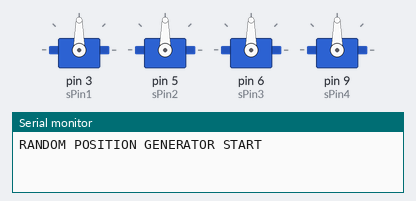
The sketch below on a simulated Arduino Uno, built with avr-gcc and run on an emulated ATmega328P. Parts: 4 × servo, the last lines printed to the serial monitor. Random numbers use the default seed unless the sketch sets one.

Above: at 0.05 s.
At 9.95 s:
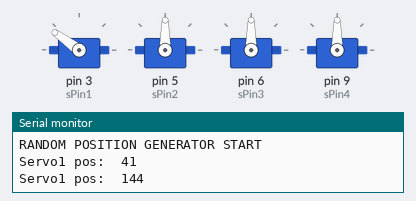
At 17.45 s:
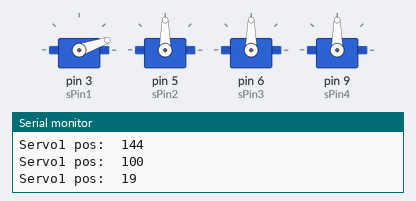
At 24.95 s:
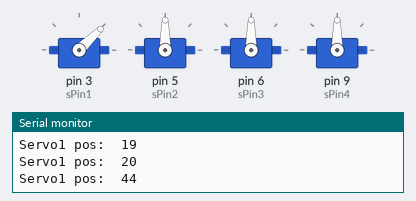
Timing chart, 0 to 32.5 s (numbered marks = the images above):
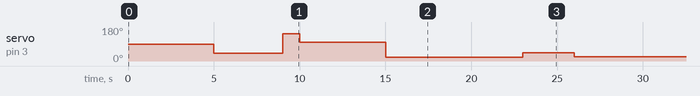

The sketch:

random_pos_robot_arm.ino
```cpp
#include <Servo.h>

int aPin1=0;
int aPin2=1;
int aPin3=2;
int aPin4=3;
int sPin1=3;
int sPin2=5;
int sPin3=6;
int sPin4=9;
int i;
char j;
char  pin[4]={'a','b','c','d'};
Servo servo1;
Servo servo2;
Servo servo3;
Servo servo4;

void setup() {
  // put your setup code here, to run once:
  Serial.begin(9600);
  servo1.attach(sPin1);
  servo2.attach(sPin2);
  servo3.attach(sPin3);
  servo4.attach(sPin4);

  Serial.println("RANDOM POSITION GENERATOR START");

}

void loop() {
  // put your main code here, to run repeatedly:
  i = random(0,4);
  j = pin[i];

  switch (j){
    case 'a':
    int k=random(0,181);
    servo1.write(k);
    Serial.print("Servo1 pos:  ");
    Serial.println(k);
    break;

    case 'b':
    int l=random(0,181);
    servo2.write(l);
    Serial.print("Servo2 pos:  ");
    Serial.println(l);
    break;

    case 'c':
    int m=random(0,181);
    servo3.write(m);
    Serial.print("Servo3 pos:  ");
    Serial.println(m);
    break;

    case 'd':
    int n=random(0,181);
    servo4.write(n);
    Serial.print("Servo4 pos:  ");
    Serial.println(n);
    break;
    }
  delay(1000);


}
```
